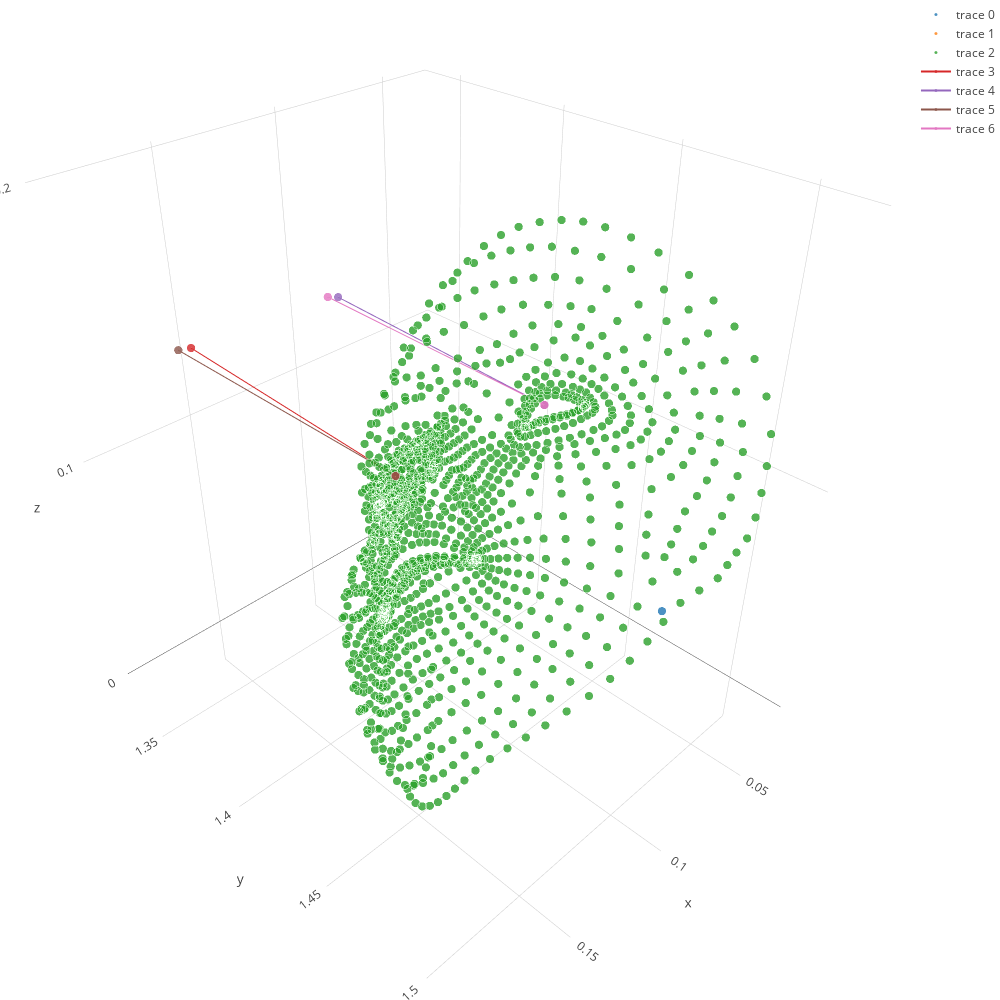

Notebook code cell kept with this figure:
### Code cell
i = 5

point_traces = [
    create_trace_3d(data.reshape(-1, 3), **marker_style) 
    for data in [translations[i],
#                  markers,
                 np.stack((left_pupil_centers[i], right_pupil_centers[i])),
                 face_points_array[i]]
]

line_left_traces = [
    create_trace_3d(np.stack((left_pupil_centers[i], left_pupil_centers[i]+left_gazes_true[i]/10)), **line_style)
]
line_right_traces = [
    create_trace_3d(np.stack((right_pupil_centers[i], right_pupil_centers[i]+right_gazes_true[i]/10)), **line_style)
]

line_pred_left_traces = [
    create_trace_3d(np.stack((left_pupil_centers[i], left_pupil_centers[i]+left_gazes_pred[i]/10)), **line_style)
]
line_pred_right_traces = [
    create_trace_3d(np.stack((right_pupil_centers[i], right_pupil_centers[i]+right_gazes_pred[i]/10)), **line_style)
]

layout = go.Layout(margin=dict(l=0, r=0, b=0, t=0), width=1000, height=1000)

fig = go.Figure(data=point_traces+line_left_traces+line_right_traces+line_pred_left_traces+line_pred_right_traces,
                layout=layout)
iplot(fig, filename='simple-3d-scatter')

### Figure 1 — Plotly figure (JSON) as saved in the notebook; plotly's stock layout.template omitted (floating-point values rounded to 4 significant figures; data arrays with more than 128 entries replaced by an {"elided": "..."} marker saying what was removed)
{"data": [{"marker": {"line": {"color": "rgba(217, 217, 217, 0.14)", "width": 0.5}, "opacity": 0.8, "size": 3}, "mode": "markers", "type": "scatter3d", "uid": "a93b1c0a-9fcf-11e8-a751-d0817aa88a62", "x": [0.1115], "y": [1.517], "z": [0.09485]}, {"marker": {"line": {"color": "rgba(217, 217, 217, 0.14)", "width": 0.5}, "opacity": 0.8, "size": 3}, "mode": "markers", "type": "scatter3d", "uid": "a93b1e1c-9fcf-11e8-82cf-d0817aa88a62", "x": [0.144, 0.07573], "y": [1.436, 1.438], "z": [0.1204, 0.1179]}, {"marker": {"line": {"color": "rgba(217, 217, 217, 0.14)", "width": 0.5}, "opacity": 0.8, "size": 3}, "mode": "markers", "type": "scatter3d", "uid": "a93b1f0c-9fcf-11e8-9e5e-d0817aa88a62", "x": {"elided": "1347 float values"}, "y": {"elided": "1347 float values"}, "z": {"elided": "1347 float values"}}, {"marker": {"line": {"color": "rgba(217, 217, 217, 0.14)", "width": 0.5}, "opacity": 0.8, "size": 3}, "type": "scatter3d", "uid": "a93b1fd4-9fcf-11e8-b35a-d0817aa88a62", "x": [0.144, 0.1492], "y": [1.436, 1.337], "z": [0.1204, 0.1296]}, {"marker": {"line": {"color": "rgba(217, 217, 217, 0.14)", "width": 0.5}, "opacity": 0.8, "size": 3}, "type": "scatter3d", "uid": "a93b2092-9fcf-11e8-8ecb-d0817aa88a62", "x": [0.07573, 0.0829], "y": [1.438, 1.338], "z": [0.1179, 0.1271]}, {"marker": {"line": {"color": "rgba(217, 217, 217, 0.14)", "width": 0.5}, "opacity": 0.8, "size": 3}, "type": "scatter3d", "uid": "a93b2150-9fcf-11e8-b3c7-d0817aa88a62", "x": [0.144, 0.1548], "y": [1.436, 1.337], "z": [0.1204, 0.1311]}, {"marker": {"line": {"color": "rgba(217, 217, 217, 0.14)", "width": 0.5}, "opacity": 0.8, "size": 3}, "type": "scatter3d", "uid": "a93b2206-9fcf-11e8-8272-d0817aa88a62", "x": [0.07573, 0.08861], "y": [1.438, 1.339], "z": [0.1179, 0.1294]}], "layout": {"height": 1000, "margin": {"b": 0, "l": 0, "r": 0, "t": 0}, "width": 1000}}
